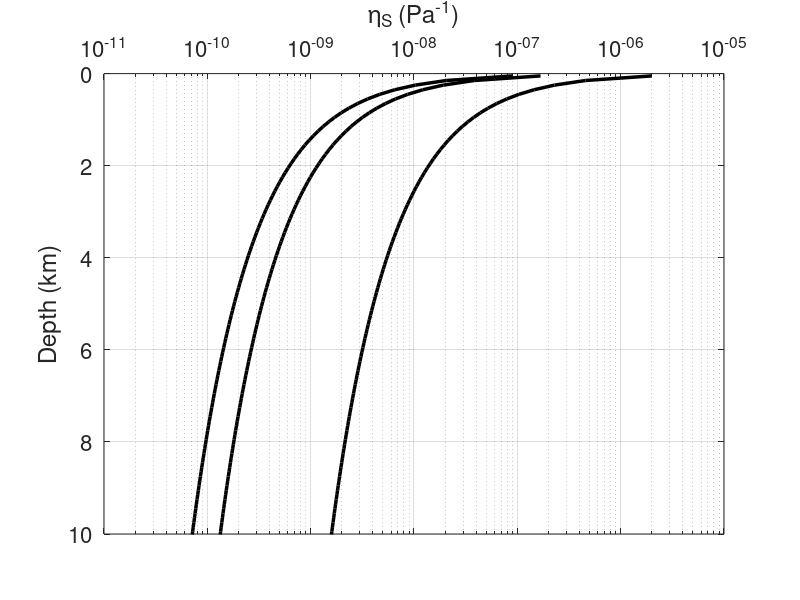

MATLAB code for this plot:
clc,clear
dh=100/1e3;
depth=dh/2:dh:100-dh/2;
rho=2700;
g=9.8;
lamda0=[0 0.37 0.9];
for i=1:3
    lamda=lamda0(i);
    P0=(1-lamda)*g*rho;
    P=depth*P0*1e3;
    P=P/1e6;
    logP=log10(P);
    y1=10.^(-1.347*logP-6.882);
    y2=10.^(-0.185*logP.^2-logP-6.261);
    y3=10.^(0.220*logP.^2-1.543*logP-7.938);
    semilogx(y1,depth,'k','linewidth',2.5);
    hold on;
end
set(gca,'YDir','reverse')  
set(gca,'xaxislocation','top')
grid on;
box on;
set(gca,'fontsize',16);
xlabel('\eta_S (Pa^-^1)')
ylabel('Depth (km)')
ylim([0 10]);
xlim([1e-11 1e-5])
xticks([1e-11 1e-10 1e-9 1e-8 1e-7 1e-6 1e-5])
